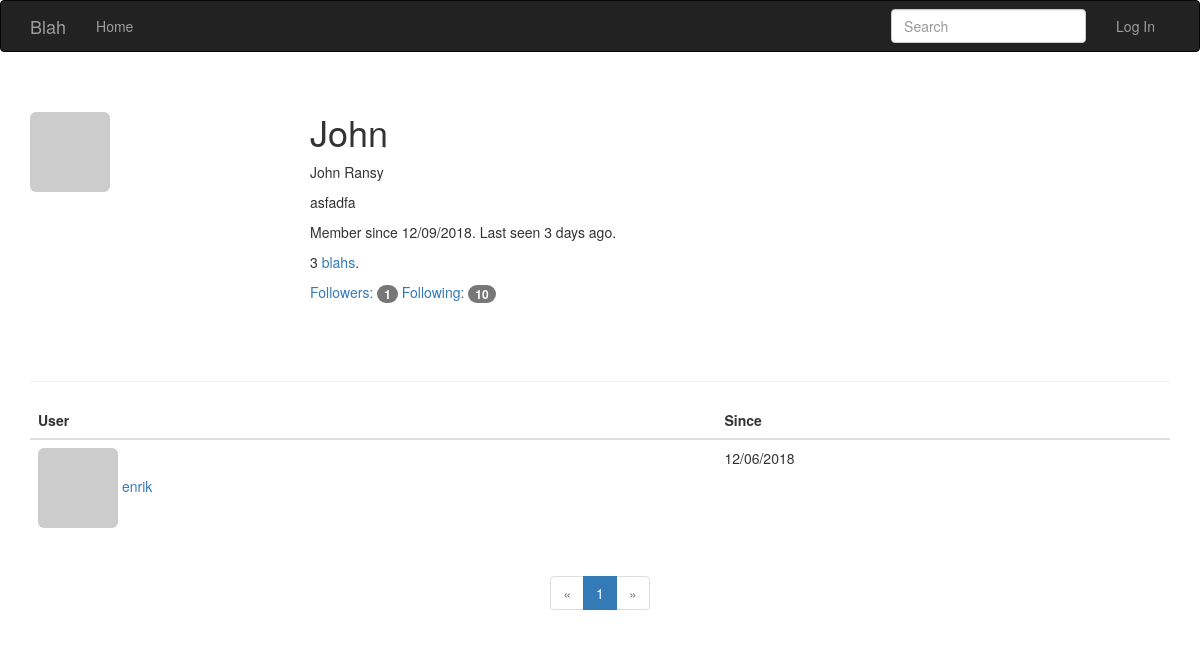
Before: /followers/John with the older database file.
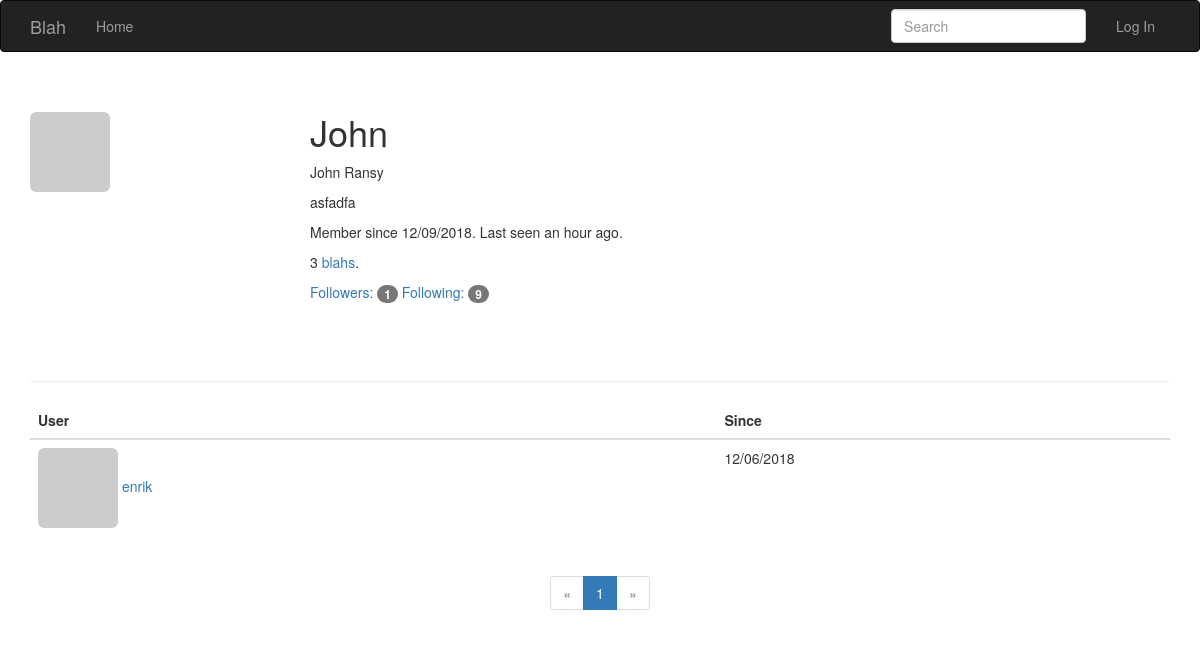
After: the same page with the newer database file.
### app/models.py (models this page shows, shortened)
class User(UserMixin, db.Model):
    __tablename__ = 'users'
    id = db.Column(db.Integer, primary_key=True)
    email = db.Column(db.String(64), unique=True, index=True)
    username = db.Column(db.String(64), unique=True, index=True)
    role_id = db.Column(db.Integer, db.ForeignKey('roles.id'))
    password_hash = db.Column(db.String(128))
    confirmed = db.Column(db.Boolean, default=False)
    name = db.Column(db.String(64))
    location = db.Column(db.String(64))
    about_me = db.Column(db.Text())
    member_since = db.Column(db.DateTime(), default=datetime.utcnow)
    last_seen = db.Column(db.DateTime(), default=datetime.utcnow)
    avatar_hash = db.Column(db.String(32))
    posts = db.relationship('Post', backref='author', lazy='dynamic')
    followed = db.relationship('Follow',
                               foreign_keys=[Follow.follower_id],
                               backref=db.backref('follower', lazy='joined'),
                               lazy='dynamic',
                               cascade='all, delete-orphan')
    followers = db.relationship('Follow',
                                foreign_keys=[Follow.followed_id],
                                backref=db.backref('followed', lazy='joined'),
                                lazy='dynamic',
                                cascade='all, delete-orphan')
    @property
    def password(self):
        raise AttributeError('Password is not a readable attribute')
    def gravatar(self, size=100, default='identicon', rating='g'):
        if request.is_secure:
            url = 'https://secure.gravatar.com/avatar'
        else:
            url = 'https://www.gravatar.com/avatar'
        hash = hashlib.md5(self.email.lower().encode('utf-8')).hexdigest()
        return '{url}/{hash}?s={size}&d={default}&r={rating}'.format(
            url=url, hash=hash, size=size, default=default, rating=rating)

### app/main/views.py (the view)
@main.route('/followers/<username>')
def followers(username):
    user = User.query.filter_by(username=username).first()
    if user is None:
        flash('Invalid user.')
        return redirect(url_for('.index'))
    page = request.args.get('page', 1, type=int)
    pagination = user.followers.paginate(
        page, per_page=current_app.config['FOLLOWERS_PER_PAGE'],
        error_out=False)
    follows = [{'user': item.follower, 'timestamp': item.timestamp}
               for item in pagination.items]
    return render_template('followers.html', user=user, title="Followers of",
                           endpoint='.followers', pagination=pagination,
                           follows=follows)

### app/main/forms.py
class SearchForm(FlaskForm):
    q = StringField(_l('Search'), validators=[DataRequired()])
    def __init__(self, *args, **kwargs):
        if 'formdata' not in kwargs:
            kwargs['formdata'] = request.args
        if 'csrf_enabled' not in kwargs:
            kwargs['csrf_enabled'] = False
        super(SearchForm, self).__init__(*args, **kwargs)

### app/auth/views.py (called while the page is built)
@auth.before_app_request
def before_request():
    if current_user.is_authenticated:
        current_user.ping()
        if not current_user.confirmed \
                and request.endpoint \
                and request.blueprint != 'auth' \
                and request.endpoint != 'static':
            return redirect(url_for('auth.unconfirmed'))

### app/main/__init__.py (called while the page is built)
@main.app_context_processor
def inject_permissions():
    return dict(Permission=Permission)

### app/main/views.py (called while the page is built)
@main.before_app_request
def before_request():
    current_user.last_seen = datetime.utcnow()
    db.session.commit()
    g.search_form = SearchForm()
    g.locale = str(get_locale())

### app/models.py (called while the page is built)
    @classmethod
    def before_commit(cls, session):
        session._changes = {
            'add': list(session.new),
            'update': list(session.dirty),
            'delete': list(session.deleted)
        }

### app/templates/followers.html (shortened to what this page needs)
{% extends "base.html" %}
{% import "bootstrap/wtf.html" as wtf %}
{% import "macros.html" as macros %}
{% block page_content %}
<div class="page-header">
  <img class="img-rounded profile-thumbnail" src="{{ user.gravatar(size=256) }}">
  <div class="profile-header">
    <h1>{{ user.username }}</h1>
    {% if user.name or user.location %}
    <p>
        {% if user.name %}{{ user.name }}{% endif %}
    </p>
    {% endif %}
    {% if user.about_me %}<p>{{ user.about_me }}</p>{% endif %}
    <p>Member since {{ moment(user.member_since).format('L') }}. Last seen {{ moment(user.last_seen).fromNow() }}.</p>
    <p>{{ user.posts.count() }} <a href="{{ url_for('.user', username=user.username) }}">blahs</a>.</p>
    <p>
        <a href="{{ url_for('.followers', username=user.username) }}">Followers: <span class="badge">{{ user.followers.count() - 1}}</span></a>
        <a href="{{ url_for('.followed_by', username=user.username) }}">Following: <span class="badge">{{ user.followed.count() - 1}}</span></a>
    </p>
  </div>
</div>
<table class="table table-hover followers">
    <thead><tr><th>User</th><th>Since</th></tr></thead>
    {% for follow in follows %}
    {% if follow.user != user %}
    <tr>
        <td>
            <a href="{{ url_for('.user', username = follow.user.username) }}">
                <img class="img-rounded" src="{{ follow.user.gravatar(size=32) }}">
                {{ follow.user.username }}
            </a>
        </td>
        <td>{{ moment(follow.timestamp).format('L') }}</td>
    </tr>
    {% endif %}
    {% endfor %}
</table>
<div class="text-center">
    {{ macros.pagination_widget(pagination, endpoint, username = user.username) }}
</div>
{% endblock %}

Changed rows visible on the page:
changed User "John": last_seen "3 days ago" → "an hour ago"
Other visible differences:
{{ user.followed.count() - 1 }}: "10" → "9"
